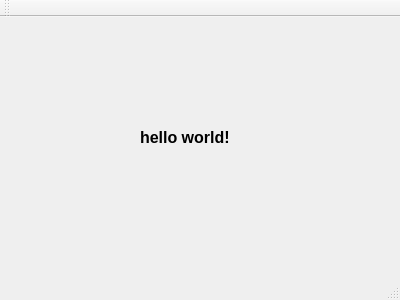
<?xml version="1.0" encoding="UTF-8"?>
<ui version="4.0">
 <class>MainWindow</class>
 <widget class="QMainWindow" name="MainWindow">
  <property name="geometry">
   <rect>
    <x>0</x>
    <y>0</y>
    <width>400</width>
    <height>300</height>
   </rect>
  </property>
  <property name="windowTitle">
   <string>MainWindow</string>
  </property>
  <widget class="QWidget" name="centralWidget">
   <widget class="QLabel" name="label">
    <property name="geometry">
     <rect>
      <x>140</x>
      <y>100</y>
      <width>151</width>
      <height>41</height>
     </rect>
    </property>
    <property name="font">
     <font>
      <pointsize>12</pointsize>
      <weight>75</weight>
      <bold>true</bold>
     </font>
    </property>
    <property name="text">
     <string>hello world!</string>
    </property>
   </widget>
  </widget>
  <widget class="QMenuBar" name="menuBar">
   <property name="geometry">
    <rect>
     <x>0</x>
     <y>0</y>
     <width>400</width>
     <height>23</height>
    </rect>
   </property>
  </widget>
  <widget class="QToolBar" name="mainToolBar">
   <attribute name="toolBarArea">
    <enum>TopToolBarArea</enum>
   </attribute>
   <attribute name="toolBarBreak">
    <bool>false</bool>
   </attribute>
  </widget>
  <widget class="QStatusBar" name="statusBar"/>
 </widget>
 <layoutdefault spacing="6" margin="11"/>
 <resources/>
 <connections/>
</ui>
